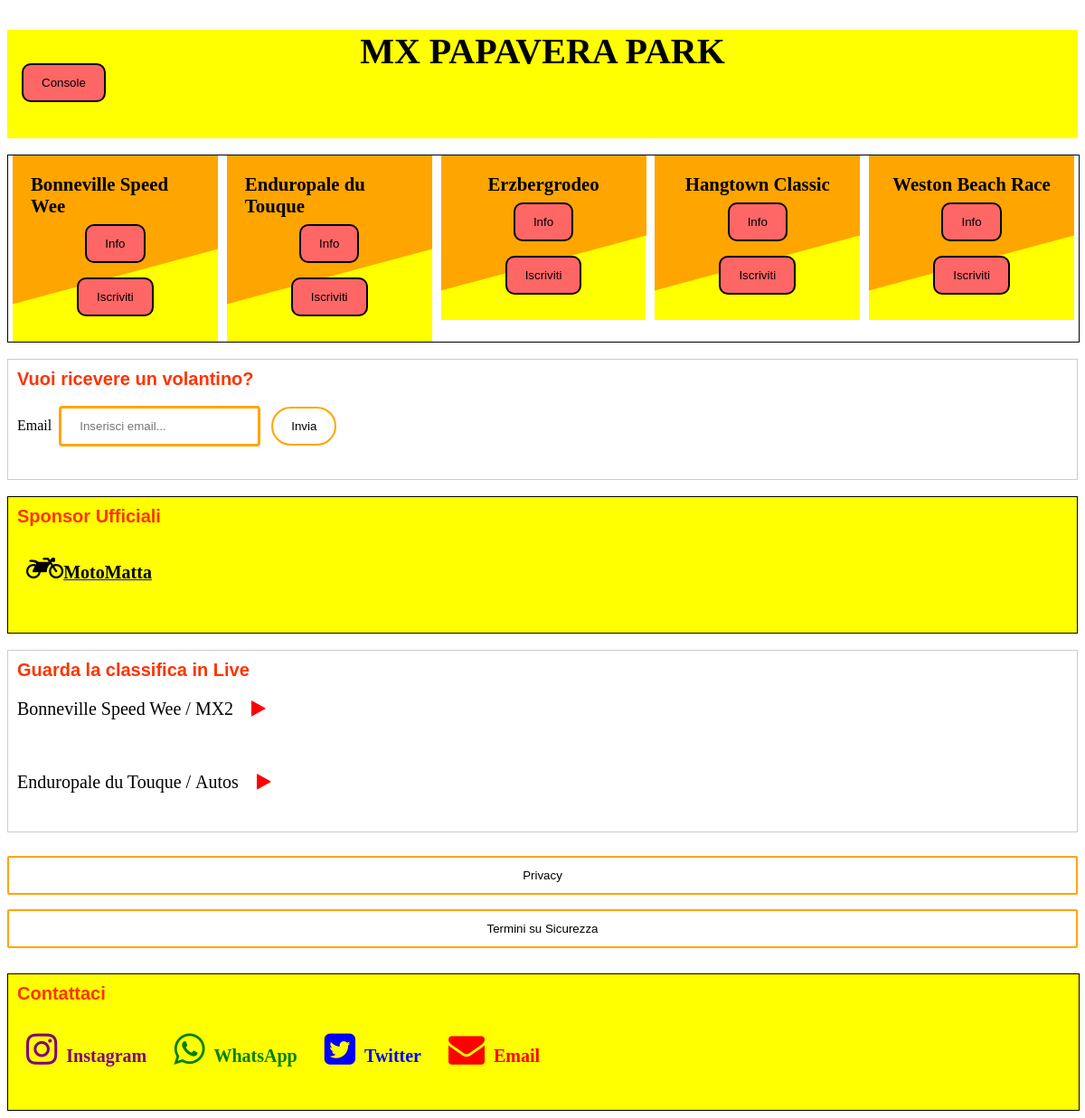
The page / on the database its author committed.
### tables this page shows
CREATE TABLE `gara` (
  `nome_gara` char(20) NOT NULL,
  `categoria` char(10) NOT NULL
);

CREATE TABLE `sponsor` (
  `nome_sponsor` char(20) NOT NULL,
  `percentuale` int(11) NOT NULL
);

### index.php (the view, shortened to what this page needs)
<!DOCTYPE html>
<html>
    <head>
        <link href="grafica.css" rel="stylesheet" type="text/css"/>
    </head>
    <body>
        <div class="titolo">
            <h2>MX PAPAVERA PARK</h2>
            <div class="btnConsole">
                <form action='console.html'>
                    <input type='submit' value='Console'>
                </form>
            </div>
        </div>
        <br>
        <div class="container">
                        <?php
                        $info= new mysqli('localhost', 'root','', 'maturità');
                        $query = "SELECT *
                                  FROM gara";
                        $result =  $info->query($query);
                        while ($gara = $result->fetch_assoc()) {
                            echo "
                            <div class='box'>
                                <div class='details'>
                                    <b style='font-size:130%;'>${gara['nome_gara']}</b>
                                    <a href='info.php?gara=${gara['nome_gara']}'><input type='submit' value='Info'></a>
                                    <a href='iscriviti.php?gara=${gara['nome_gara']}'><input type='submit' value='Iscriviti'></a>
                                </div>
                            </div>
                            ";
                        }
                        ?>
        </div>
        <br>
        <div class="volantino">
            <div class="titoloPar">
                Vuoi ricevere un volantino?
            </div>
                <form style="margin: 10px;" action="email.php" method="POST">
                    Email&nbsp&nbsp<input type="text" name="email" placeholder="Inserisci email...">&nbsp&nbsp
                    <input id="submit" type="submit" value="Invia">
                </form>
            <br>
        </div>
        <br>
        <div class="sponsor">
            <div class="titoloPar">
                Sponsor Ufficiali
            </div>
                <div class="nomiSponsor">
                    <?php
                        $sponsor= new mysqli('localhost', 'root','', 'maturità');
                        $query = "SELECT *
                                  FROM sponsor";
                        $result =  $sponsor->query($query);
                        while ($nomesponsor = $result->fetch_assoc()) {
                            echo "
                                <i style='color:black;' class='fa fa-motorcycle fa-2x' aria-hidden='true'></i><a href='#'><b style='color:black; font-size:20px;'>${nomesponsor['nome_sponsor']}</b></a>&nbsp&nbsp&nbsp&nbsp
                            ";
                        }
                        ?>
                </div>
        </div>
        <br>
        <div class="live">
            <div class="titoloPar">
                Guarda la classifica in Live
            </div>
            <div>
                <form style="margin:10px;" action="classifica.php">
                    <?php
                        $live= new mysqli('localhost', 'root','', 'maturità');
                        $query = "SELECT *
                                  FROM gara";
                        $result =  $live->query($query);
                        while ($gara = $result->fetch_assoc()) {
                            echo "
                            <p style='font-size:20px;'>${gara['nome_gara']}&nbsp/&nbsp${gara['categoria']}&nbsp&nbsp&nbsp&nbsp<a href='classifica.php?gara=${gara['nome_gara']}'><i style='color:red;' class='fa fa-play' aria-hidden='true'></i></a>
                            </p><br>
                            ";
                        }
                        ?>
                </form>
            </div>
        </div>
        <br>
        <div class="sicurezza">
            <form action='index.php'>
                <input id="privacy" type='submit' value="Privacy">
            </form>
            <form action='index.php'>
                <input id="privacy" type='submit' value="Termini su Sicurezza">
            </form>
        </div>
        <br>
        <div class="contatti">
            <div class="titoloPar">
                Contattaci
            </div>
            <div class="contattaci">
                <a href="#"><i style="color:purple;" class="fa fa-instagram fa-2x" aria-hidden="true"></i></a><b style="color:purple;">&nbsp&nbspInstagram</b>&nbsp&nbsp&nbsp&nbsp&nbsp
                <a href="#"><i style="color:green;" class="fa fa-whatsapp fa-2x" aria-hidden="true"></i></a><b style="color:green;">&nbsp&nbspWhatsApp</b>&nbsp&nbsp&nbsp&nbsp&nbsp
                <a href="#"><i style="color:blue;" class="fa fa-twitter-square fa-2x" aria-hidden="true"></i></a><b style="color:blue;">&nbsp&nbspTwitter</b>&nbsp&nbsp&nbsp&nbsp&nbsp
                <a href="#"><i style="color:red;" class="fa fa-envelope fa-2x" aria-hidden="true"></i></a><b style="color:red;">&nbsp&nbspEmail</b>&nbsp&nbsp&nbsp&nbsp&nbsp
            </div>
        </div>
    </body>
</html>

### grafica.css (style rules this page uses)
.titolo { color: black; background-color: yellow; height: 120px; font-family: cursive; }
h2 { text-align: center; font-size: 40px; }
.btnConsole { position: absolute; width:20%; top: 5%; left: 2%; }
.titoloPar { text-align: left; font-size: 20px; font-family: sans-serif; text-align: left; margin: 10px; color: #ff3300; font-weight: bold; }
.container { width: 100%; height: 90%; display:flex; overflow: auto; border-style: solid; border-color: black; border-width: 1px; }
.box { margin-left: 5px; margin-right: 5px; position: relative; width: 20%; height: 50%; background: yellow; }
.box::before { content: ''; position: absolute; top: -35%; width: 100%; height: 100%; background: orange; transform: skewY(345deg); transition: 0.5s; }
.box::after { content: ''; position: absolute; bottom: 0; left: 0; font-weight: 600; font-size: 8em; color: rgba(0, 0, 0, 0.1); border-radius: 20px; }
.box .details { position: relative; padding: 20px; display: flex; justify-content: center; align-items: center; flex-direction: column; z-index: 1; }
input[type=submit] { width: auto; padding: 12px 20px; margin: 8px 0; box-sizing: border-box; border: 2px solid black; border-radius: 10px; transition: 0.5s; outline: none; background-color: #ff6666; color: black; }
input[type=text] { width: auto; padding: 12px 20px; margin: 8px 0; box-sizing: border-box; border: 3px solid orange; border-radius: 4px; transition: 0.5s; outline: none; }
.volantino { border-style: solid; border-color: #cccccc; border-width: 1px; }
#submit { width: auto; padding: 12px 20px; box-sizing: border-box; border: 2px solid orange; border-radius: 40px; transition: 0.5s; outline: none; background-color: white; color: black; }
.sponsor { height: 150px; border-style: solid; border-color: black; border-width: 1px; background-color: yellow; }
.nomiSponsor { display: inline-block; margin: 20px; }
.live { height: 200px; border-style: solid; border-color: #cccccc; border-width: 1px; overflow: auto; }
.sicurezza { width: 100%; height: 120px; align-items: center; }
#privacy { width: 100%; padding: 12px 20px; box-sizing: border-box; border: 2px solid orange; border-radius: 2px; transition: 0.5s; outline: none; background-color: white; color: black; }
.contatti { background-color: yellow; position: static; width: 100%; height: 150px; border-style: solid; border-color: black; border-width: 1px; }
.contattaci { display: inline-block; margin: 20px; font-size: 20px; }

### rows shown on the page
gara: nome_gara "Bonneville Speed Wee", categoria "MX2"
gara: nome_gara "Enduropale du Touque", categoria "Autos"
gara: nome_gara "Erzbergrodeo"
gara: nome_gara "Hangtown Classic"
gara: nome_gara "Weston Beach Race"
sponsor: nome_sponsor "MotoMatta"
